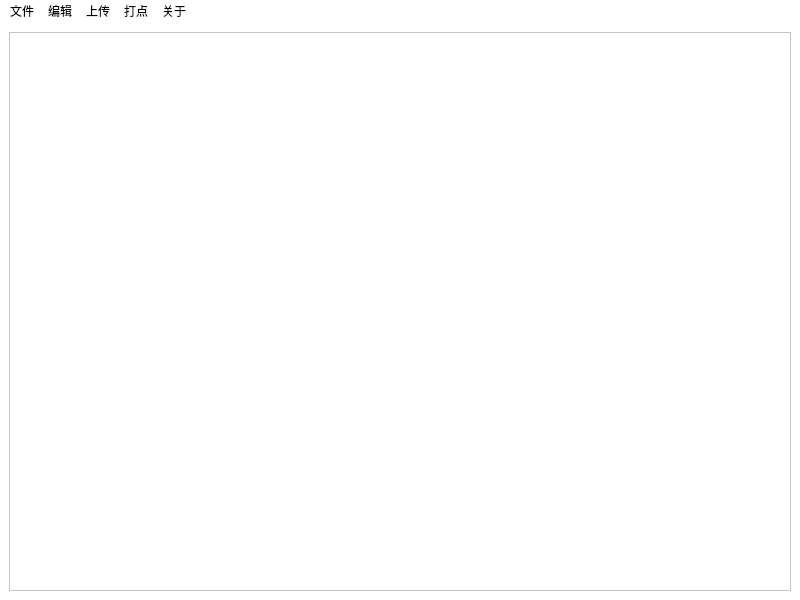
<?xml version="1.0" encoding="UTF-8"?>
<ui version="4.0">
 <class>NPCEditor</class>
 <widget class="QMainWindow" name="NPCEditor">
  <property name="geometry">
   <rect>
    <x>0</x>
    <y>0</y>
    <width>800</width>
    <height>600</height>
   </rect>
  </property>
  <property name="windowTitle">
   <string>原神BWIKI NPC图鉴第三方编辑工具 REL 1.0.0 Alpha</string>
  </property>
  <property name="styleSheet">
   <string notr="true">background-color: rgb(255, 255, 255);</string>
  </property>
  <widget class="QWidget" name="centralwidget">
   <layout class="QGridLayout" name="gridLayout">
    <item row="0" column="0">
     <widget class="QTextEdit" name="code_preview"/>
    </item>
   </layout>
  </widget>
  <widget class="QMenuBar" name="menubar">
   <property name="geometry">
    <rect>
     <x>0</x>
     <y>0</y>
     <width>800</width>
     <height>24</height>
    </rect>
   </property>
   <widget class="QMenu" name="menu">
    <property name="title">
     <string>文件</string>
    </property>
    <addaction name="open_code"/>
    <addaction name="save_code"/>
    <addaction name="save_code_as"/>
   </widget>
   <widget class="QMenu" name="menu_2">
    <property name="title">
     <string>编辑</string>
    </property>
    <addaction name="insert_template"/>
    <addaction name="clear_all"/>
   </widget>
   <widget class="QMenu" name="menu_3">
    <property name="title">
     <string>上传</string>
    </property>
    <addaction name="assign_npc_name"/>
    <addaction name="separator"/>
    <addaction name="upload_avatar"/>
    <addaction name="upload_model"/>
    <addaction name="upload_location"/>
   </widget>
   <widget class="QMenu" name="menu_4">
    <property name="title">
     <string>打点</string>
    </property>
    <addaction name="open_map"/>
   </widget>
   <widget class="QMenu" name="menu_5">
    <property name="title">
     <string>关于</string>
    </property>
    <addaction name="about_this_application"/>
    <addaction name="about_qt"/>
    <addaction name="separator"/>
    <addaction name="upload_log"/>
    <addaction name="check_update"/>
    <addaction name="separator"/>
    <addaction name="open_license"/>
   </widget>
   <addaction name="menu"/>
   <addaction name="menu_2"/>
   <addaction name="menu_3"/>
   <addaction name="menu_4"/>
   <addaction name="menu_5"/>
  </widget>
  <action name="open_code">
   <property name="text">
    <string>打开</string>
   </property>
   <property name="toolTip">
    <string>打开特定文件</string>
   </property>
   <property name="shortcut">
    <string>Ctrl+O</string>
   </property>
  </action>
  <action name="save_code">
   <property name="text">
    <string>保存</string>
   </property>
   <property name="toolTip">
    <string>保存当前文件</string>
   </property>
   <property name="shortcut">
    <string>Ctrl+S</string>
   </property>
  </action>
  <action name="save_code_as">
   <property name="text">
    <string>另存为</string>
   </property>
   <property name="toolTip">
    <string>保存您文件的副本</string>
   </property>
   <property name="shortcut">
    <string>Ctrl+Shift+S</string>
   </property>
  </action>
  <action name="insert_template">
   <property name="text">
    <string>插入特殊字符</string>
   </property>
   <property name="toolTip">
    <string>插入特殊字符</string>
   </property>
   <property name="shortcut">
    <string>Alt+I</string>
   </property>
  </action>
  <action name="clear_all">
   <property name="text">
    <string>清空</string>
   </property>
   <property name="toolTip">
    <string>彻底清空整份文档</string>
   </property>
   <property name="shortcut">
    <string>Alt+C</string>
   </property>
  </action>
  <action name="upload_avatar">
   <property name="text">
    <string>上传头像</string>
   </property>
   <property name="toolTip">
    <string>上传NPC头像</string>
   </property>
   <property name="shortcut">
    <string>Alt+A</string>
   </property>
  </action>
  <action name="upload_model">
   <property name="text">
    <string>上传建模</string>
   </property>
   <property name="toolTip">
    <string>上传NPC建模</string>
   </property>
   <property name="shortcut">
    <string>Alt+M</string>
   </property>
  </action>
  <action name="upload_location">
   <property name="text">
    <string>上传位置</string>
   </property>
   <property name="toolTip">
    <string>上传NPC位置</string>
   </property>
   <property name="shortcut">
    <string>Alt+L</string>
   </property>
  </action>
  <action name="open_map">
   <property name="text">
    <string>打开大地图</string>
   </property>
   <property name="toolTip">
    <string>打开大地图，您稍后可以利用大地图打点</string>
   </property>
   <property name="shortcut">
    <string>Ctrl+M</string>
   </property>
  </action>
  <action name="about_this_application">
   <property name="text">
    <string>关于本程序</string>
   </property>
   <property name="toolTip">
    <string>有关本程序的信息</string>
   </property>
   <property name="shortcut">
    <string>Ctrl+Alt+I</string>
   </property>
  </action>
  <action name="about_qt">
   <property name="text">
    <string>关于Qt</string>
   </property>
   <property name="toolTip">
    <string>关于用于构建此程序的Qt的信息</string>
   </property>
   <property name="shortcut">
    <string>Alt+Q</string>
   </property>
  </action>
  <action name="upload_log">
   <property name="text">
    <string>更新日志</string>
   </property>
   <property name="toolTip">
    <string>此版本的更新日志</string>
   </property>
   <property name="shortcut">
    <string>Alt+U</string>
   </property>
  </action>
  <action name="check_update">
   <property name="text">
    <string>检查更新</string>
   </property>
   <property name="toolTip">
    <string>检查是否有更新，通常建议保持最新版本</string>
   </property>
   <property name="shortcut">
    <string>Ctrl+U</string>
   </property>
  </action>
  <action name="open_license">
   <property name="text">
    <string>许可证</string>
   </property>
   <property name="toolTip">
    <string>打开许可证</string>
   </property>
   <property name="shortcut">
    <string>Alt+L</string>
   </property>
  </action>
  <action name="assign_npc_name">
   <property name="text">
    <string>指定NPC名称</string>
   </property>
   <property name="toolTip">
    <string>指定当前NPC的名称</string>
   </property>
   <property name="shortcut">
    <string>Ctrl+N</string>
   </property>
  </action>
 </widget>
 <resources/>
 <connections/>
</ui>
